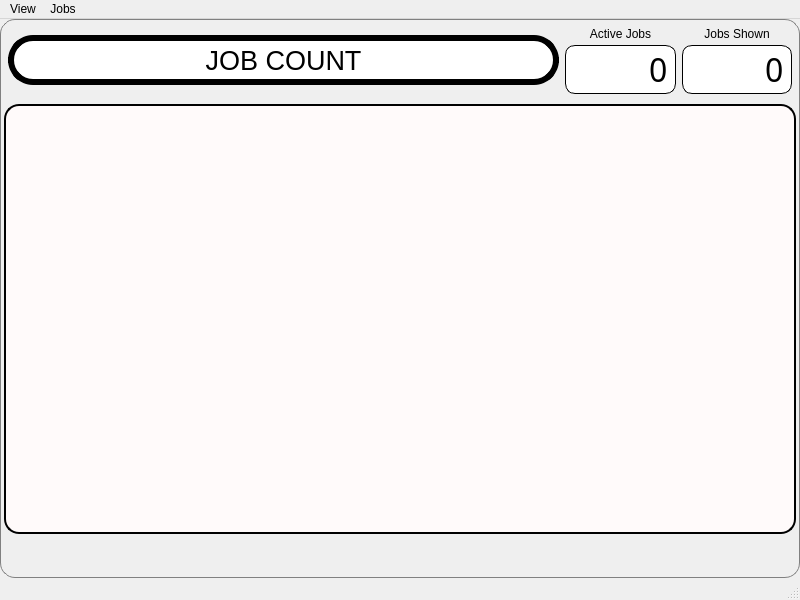
<?xml version="1.0" encoding="UTF-8"?>
<ui version="4.0">
 <class>ProgressWindow</class>
 <widget class="QMainWindow" name="ProgressWindow">
  <property name="geometry">
   <rect>
    <x>0</x>
    <y>0</y>
    <width>800</width>
    <height>600</height>
   </rect>
  </property>
  <property name="windowTitle">
   <string>Progress Window</string>
  </property>
  <property name="windowIcon">
   <iconset resource="resources.qrc">
    <normaloff>:/icons/resources/icons/music_icon.png</normaloff>:/icons/resources/icons/music_icon.png</iconset>
  </property>
  <widget class="QWidget" name="centralwidget">
   <property name="styleSheet">
    <string notr="true">QWidget#centralwidget {border: 1px solid grey; border-radius: 15px}</string>
   </property>
   <layout class="QVBoxLayout" name="verticalLayout" stretch="1,100,0">
    <property name="spacing">
     <number>6</number>
    </property>
    <property name="leftMargin">
     <number>4</number>
    </property>
    <property name="topMargin">
     <number>4</number>
    </property>
    <property name="rightMargin">
     <number>4</number>
    </property>
    <property name="bottomMargin">
     <number>4</number>
    </property>
    <item>
     <widget class="QWidget" name="jobCountHeadingWidget" native="true">
      <property name="sizePolicy">
       <sizepolicy hsizetype="Preferred" vsizetype="Fixed">
        <horstretch>0</horstretch>
        <verstretch>0</verstretch>
       </sizepolicy>
      </property>
      <layout class="QHBoxLayout" name="headingHLayout" stretch="10,2,2">
       <property name="spacing">
        <number>6</number>
       </property>
       <property name="leftMargin">
        <number>4</number>
       </property>
       <property name="topMargin">
        <number>4</number>
       </property>
       <property name="rightMargin">
        <number>4</number>
       </property>
       <property name="bottomMargin">
        <number>4</number>
       </property>
       <item>
        <widget class="QLabel" name="jobLabel">
         <property name="sizePolicy">
          <sizepolicy hsizetype="MinimumExpanding" vsizetype="Fixed">
           <horstretch>0</horstretch>
           <verstretch>0</verstretch>
          </sizepolicy>
         </property>
         <property name="minimumSize">
          <size>
           <width>0</width>
           <height>50</height>
          </size>
         </property>
         <property name="font">
          <font>
           <pointsize>20</pointsize>
           <weight>50</weight>
           <bold>false</bold>
           <stylestrategy>PreferAntialias</stylestrategy>
          </font>
         </property>
         <property name="styleSheet">
          <string notr="true">QLabel {
  border-color:black;
  border-width: 6px;        
  border-style: solid;
  border-radius: 25px;
  margin:0px;
  padding:0px;
  color:black;
  background: white
}</string>
         </property>
         <property name="text">
          <string>JOB COUNT</string>
         </property>
         <property name="alignment">
          <set>Qt::AlignCenter</set>
         </property>
         <property name="textInteractionFlags">
          <set>Qt::NoTextInteraction</set>
         </property>
        </widget>
       </item>
       <item>
        <widget class="QWidget" name="activeJobsSummary" native="true">
         <property name="sizePolicy">
          <sizepolicy hsizetype="Preferred" vsizetype="Fixed">
           <horstretch>0</horstretch>
           <verstretch>0</verstretch>
          </sizepolicy>
         </property>
         <property name="minimumSize">
          <size>
           <width>91</width>
           <height>0</height>
          </size>
         </property>
         <property name="baseSize">
          <size>
           <width>265</width>
           <height>0</height>
          </size>
         </property>
         <layout class="QVBoxLayout" name="summaryValuesVLayout_2">
          <property name="spacing">
           <number>4</number>
          </property>
          <property name="sizeConstraint">
           <enum>QLayout::SetMinimumSize</enum>
          </property>
          <property name="leftMargin">
           <number>0</number>
          </property>
          <property name="topMargin">
           <number>0</number>
          </property>
          <property name="rightMargin">
           <number>0</number>
          </property>
          <property name="bottomMargin">
           <number>0</number>
          </property>
          <item>
           <widget class="QLabel" name="activeJobsLabel">
            <property name="sizePolicy">
             <sizepolicy hsizetype="Preferred" vsizetype="Fixed">
              <horstretch>0</horstretch>
              <verstretch>0</verstretch>
             </sizepolicy>
            </property>
            <property name="text">
             <string>Active Jobs</string>
            </property>
            <property name="alignment">
             <set>Qt::AlignCenter</set>
            </property>
           </widget>
          </item>
          <item>
           <widget class="QLineEdit" name="activeJobsCount">
            <property name="sizePolicy">
             <sizepolicy hsizetype="Expanding" vsizetype="Fixed">
              <horstretch>0</horstretch>
              <verstretch>0</verstretch>
             </sizepolicy>
            </property>
            <property name="minimumSize">
             <size>
              <width>91</width>
              <height>37</height>
             </size>
            </property>
            <property name="baseSize">
             <size>
              <width>91</width>
              <height>37</height>
             </size>
            </property>
            <property name="font">
             <font>
              <family>Digital-7</family>
              <pointsize>24</pointsize>
             </font>
            </property>
            <property name="styleSheet">
             <string notr="true">QLineEdit {
  border-color:black;
  border-width: 1px;        
  border-style: solid;
  border-radius: 10px;
  background:white;
  margin:0px;
  padding-right:4px
}</string>
            </property>
            <property name="inputMethodHints">
             <set>Qt::ImhDigitsOnly</set>
            </property>
            <property name="text">
             <string notr="true">0</string>
            </property>
            <property name="maxLength">
             <number>100</number>
            </property>
            <property name="alignment">
             <set>Qt::AlignRight|Qt::AlignTrailing|Qt::AlignVCenter</set>
            </property>
            <property name="readOnly">
             <bool>true</bool>
            </property>
           </widget>
          </item>
         </layout>
        </widget>
       </item>
       <item>
        <widget class="QWidget" name="jobsShownSummary" native="true">
         <property name="sizePolicy">
          <sizepolicy hsizetype="Preferred" vsizetype="Fixed">
           <horstretch>0</horstretch>
           <verstretch>0</verstretch>
          </sizepolicy>
         </property>
         <property name="minimumSize">
          <size>
           <width>91</width>
           <height>0</height>
          </size>
         </property>
         <layout class="QVBoxLayout" name="summarySongsVLayout_2">
          <property name="spacing">
           <number>4</number>
          </property>
          <property name="sizeConstraint">
           <enum>QLayout::SetMinimumSize</enum>
          </property>
          <property name="leftMargin">
           <number>0</number>
          </property>
          <property name="topMargin">
           <number>0</number>
          </property>
          <property name="rightMargin">
           <number>0</number>
          </property>
          <property name="bottomMargin">
           <number>0</number>
          </property>
          <item>
           <widget class="QLabel" name="jobsShownLabel">
            <property name="sizePolicy">
             <sizepolicy hsizetype="Preferred" vsizetype="Fixed">
              <horstretch>0</horstretch>
              <verstretch>0</verstretch>
             </sizepolicy>
            </property>
            <property name="text">
             <string>Jobs Shown</string>
            </property>
            <property name="alignment">
             <set>Qt::AlignCenter</set>
            </property>
           </widget>
          </item>
          <item>
           <widget class="QLineEdit" name="jobsShownCount">
            <property name="sizePolicy">
             <sizepolicy hsizetype="Expanding" vsizetype="Fixed">
              <horstretch>0</horstretch>
              <verstretch>0</verstretch>
             </sizepolicy>
            </property>
            <property name="minimumSize">
             <size>
              <width>91</width>
              <height>37</height>
             </size>
            </property>
            <property name="baseSize">
             <size>
              <width>0</width>
              <height>37</height>
             </size>
            </property>
            <property name="font">
             <font>
              <family>Digital-7</family>
              <pointsize>24</pointsize>
             </font>
            </property>
            <property name="styleSheet">
             <string notr="true">QLineEdit {
  border-color:black;
  border-width: 1px;        
  border-style: solid;
  border-radius: 10px;
  background:white;
  margin:0px;
  padding-right:4px
}</string>
            </property>
            <property name="inputMethodHints">
             <set>Qt::ImhDigitsOnly</set>
            </property>
            <property name="text">
             <string notr="true">0</string>
            </property>
            <property name="maxLength">
             <number>100</number>
            </property>
            <property name="alignment">
             <set>Qt::AlignRight|Qt::AlignTrailing|Qt::AlignVCenter</set>
            </property>
            <property name="readOnly">
             <bool>true</bool>
            </property>
           </widget>
          </item>
         </layout>
        </widget>
       </item>
      </layout>
     </widget>
    </item>
    <item>
     <widget class="QScrollArea" name="jobsScrollArea">
      <property name="sizePolicy">
       <sizepolicy hsizetype="Expanding" vsizetype="Expanding">
        <horstretch>0</horstretch>
        <verstretch>0</verstretch>
       </sizepolicy>
      </property>
      <property name="minimumSize">
       <size>
        <width>0</width>
        <height>0</height>
       </size>
      </property>
      <property name="styleSheet">
       <string notr="true">QScrollArea#jobsScrollArea {
  border: 2px solid black;
  border-radius: 15px;
  background: snow
}

QAbstractScrollArea::corner {
  background: transparent
}

QScrollBar {
  border: 1px solid black;
  background: white;
  border-radius: 12px;
  margin: 0px
}

QScrollBar::handle {
 border: 1px solid lavender;
  background:lavender;
  border-radius: 9px;
}

QScrollBar::sub-line, QScrollBar::add-line {
  background:transparent;
  subcontrol-origin:margin;
}

QScrollBar::left-arrow, QScrollBar::right-arrow,
QScrollBar::add-page, 
QScrollBar::sub-page {
  background:transparent
}

QScrollBar:horizontal {
  height:25px
}

QScrollBar:vertical {
  width: 25px
}

QScrollBar::sub-line:horizontal {
  width: 0px;
  subcontrol-position:left
}

QScrollBar::add-line:horizontal {
  width: 0px;
  subcontrol-position:right
}

QScrollBar::sub-line:vertical {
  height: 0px;
  subcontrol-position: top
}

QScrollBar::add-line:vertical {
  height: 0px;
  subcontrol-position: bottom
}</string>
      </property>
      <property name="frameShape">
       <enum>QFrame::NoFrame</enum>
      </property>
      <property name="sizeAdjustPolicy">
       <enum>QAbstractScrollArea::AdjustToContents</enum>
      </property>
      <property name="widgetResizable">
       <bool>true</bool>
      </property>
      <widget class="QWidget" name="jobsScrollAreaWidgetContents">
       <property name="geometry">
        <rect>
         <x>0</x>
         <y>0</y>
         <width>788</width>
         <height>433</height>
        </rect>
       </property>
       <property name="styleSheet">
        <string notr="true">QWidget#jobsScrollAreaWidgetContents {
  /*border: 2px solid black;
  border-radius: 15px;*/
  background: transparent
}</string>
       </property>
       <layout class="QVBoxLayout" name="verticalLayout_3">
        <item>
         <widget class="QWidget" name="innerSpacerWidget" native="true">
          <property name="sizePolicy">
           <sizepolicy hsizetype="Expanding" vsizetype="Expanding">
            <horstretch>0</horstretch>
            <verstretch>0</verstretch>
           </sizepolicy>
          </property>
          <layout class="QVBoxLayout" name="verticalLayout_5">
           <item>
            <spacer name="verticalSpacer">
             <property name="orientation">
              <enum>Qt::Vertical</enum>
             </property>
             <property name="sizeHint" stdset="0">
              <size>
               <width>20</width>
               <height>20</height>
              </size>
             </property>
            </spacer>
           </item>
          </layout>
         </widget>
        </item>
       </layout>
      </widget>
     </widget>
    </item>
    <item>
     <spacer name="verticalSpacer_2">
      <property name="orientation">
       <enum>Qt::Vertical</enum>
      </property>
      <property name="sizeHint" stdset="0">
       <size>
        <width>20</width>
        <height>40</height>
       </size>
      </property>
     </spacer>
    </item>
   </layout>
  </widget>
  <widget class="QMenuBar" name="menubar">
   <property name="geometry">
    <rect>
     <x>0</x>
     <y>0</y>
     <width>800</width>
     <height>21</height>
    </rect>
   </property>
   <widget class="QMenu" name="menuView">
    <property name="title">
     <string>View</string>
    </property>
    <addaction name="actionShow_Main_Window"/>
   </widget>
   <widget class="QMenu" name="menuJobs">
    <property name="title">
     <string>Jobs</string>
    </property>
    <addaction name="actionClear_Jobs"/>
   </widget>
   <addaction name="menuView"/>
   <addaction name="menuJobs"/>
  </widget>
  <widget class="QStatusBar" name="statusbar"/>
  <action name="actionShow_Main_Window">
   <property name="checkable">
    <bool>true</bool>
   </property>
   <property name="checked">
    <bool>true</bool>
   </property>
   <property name="text">
    <string>Show Main Window</string>
   </property>
  </action>
  <action name="actionClear_Jobs">
   <property name="text">
    <string>Clear Jobs</string>
   </property>
  </action>
 </widget>
 <resources>
  <include location="resources.qrc"/>
 </resources>
 <connections/>
</ui>
